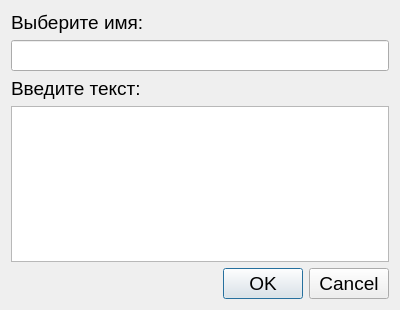
<?xml version="1.0" encoding="UTF-8"?>
<ui version="4.0">
 <class>Dialog</class>
 <widget class="QDialog" name="Dialog">
  <property name="geometry">
   <rect>
    <x>0</x>
    <y>0</y>
    <width>400</width>
    <height>310</height>
   </rect>
  </property>
  <property name="font">
   <font>
    <family>Tahoma</family>
    <pointsize>14</pointsize>
   </font>
  </property>
  <property name="windowTitle">
   <string>Создать</string>
  </property>
  <layout class="QVBoxLayout" name="verticalLayout">
   <item>
    <widget class="QLabel" name="name_label">
     <property name="sizePolicy">
      <sizepolicy hsizetype="Preferred" vsizetype="MinimumExpanding">
       <horstretch>0</horstretch>
       <verstretch>0</verstretch>
      </sizepolicy>
     </property>
     <property name="maximumSize">
      <size>
       <width>16777215</width>
       <height>50</height>
      </size>
     </property>
     <property name="text">
      <string>Выберите имя:</string>
     </property>
    </widget>
   </item>
   <item>
    <widget class="QLineEdit" name="name_edit">
     <property name="sizePolicy">
      <sizepolicy hsizetype="Expanding" vsizetype="MinimumExpanding">
       <horstretch>0</horstretch>
       <verstretch>0</verstretch>
      </sizepolicy>
     </property>
     <property name="maximumSize">
      <size>
       <width>16777215</width>
       <height>50</height>
      </size>
     </property>
    </widget>
   </item>
   <item>
    <widget class="QLabel" name="text_label">
     <property name="sizePolicy">
      <sizepolicy hsizetype="Preferred" vsizetype="MinimumExpanding">
       <horstretch>0</horstretch>
       <verstretch>0</verstretch>
      </sizepolicy>
     </property>
     <property name="maximumSize">
      <size>
       <width>16777215</width>
       <height>50</height>
      </size>
     </property>
     <property name="text">
      <string>Введите текст:</string>
     </property>
    </widget>
   </item>
   <item>
    <widget class="QTextEdit" name="text_edit"/>
   </item>
   <item>
    <widget class="QDialogButtonBox" name="button_box">
     <property name="orientation">
      <enum>Qt::Horizontal</enum>
     </property>
     <property name="standardButtons">
      <set>QDialogButtonBox::Cancel|QDialogButtonBox::Ok</set>
     </property>
    </widget>
   </item>
  </layout>
 </widget>
 <resources/>
 <connections>
  <connection>
   <sender>button_box</sender>
   <signal>accepted()</signal>
   <receiver>Dialog</receiver>
   <slot>accept()</slot>
   <hints>
    <hint type="sourcelabel">
     <x>248</x>
     <y>254</y>
    </hint>
    <hint type="destinationlabel">
     <x>157</x>
     <y>274</y>
    </hint>
   </hints>
  </connection>
  <connection>
   <sender>button_box</sender>
   <signal>rejected()</signal>
   <receiver>Dialog</receiver>
   <slot>reject()</slot>
   <hints>
    <hint type="sourcelabel">
     <x>316</x>
     <y>260</y>
    </hint>
    <hint type="destinationlabel">
     <x>286</x>
     <y>274</y>
    </hint>
   </hints>
  </connection>
 </connections>
</ui>
